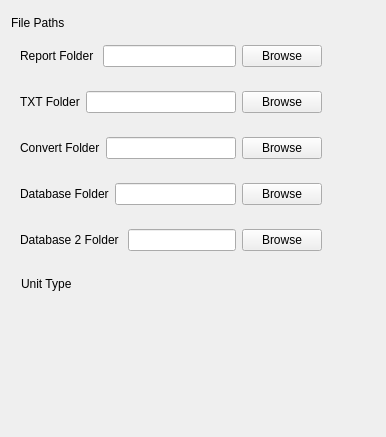
                <widget class="QWidget" name="prefrenceTab">
                 <attribute name="title">
                  <string>Preferences</string>
                 </attribute>
                 <layout class="QHBoxLayout" name="horizontalLayout_46">
                  <item>
                   <widget class="QWidget" name="fileLocationsWidget" native="true">
                    <property name="maximumSize">
                     <size>
                      <width>800</width>
                      <height>16777215</height>
                     </size>
                    </property>
                    <property name="styleSheet">
                     <string notr="true"/>
                    </property>
                    <layout class="QVBoxLayout" name="verticalLayout_31">
                     <property name="leftMargin">
                      <number>0</number>
                     </property>
                     <property name="topMargin">
                      <number>5</number>
                     </property>
                     <property name="rightMargin">
                      <number>0</number>
                     </property>
                     <property name="bottomMargin">
                      <number>20</number>
                     </property>
                     <item>
                      <widget class="QLabel" name="label_13">
                       <property name="text">
                        <string>File Paths</string>
                       </property>
                      </widget>
                     </item>
                     <item>
                      <widget class="QWidget" name="widget_42" native="true">
                       <layout class="QHBoxLayout" name="horizontalLayout_32">
                        <item>
                         <widget class="QLabel" name="label_55">
                          <property name="text">
                           <string>Report Folder </string>
                          </property>
                         </widget>
                        </item>
                        <item>
                         <widget class="QLineEdit" name="reportPath">
                          <property name="text">
                           <string/>
                          </property>
                          <property name="readOnly">
                           <bool>true</bool>
                          </property>
                         </widget>
                        </item>
                        <item>
                         <widget class="QPushButton" name="reportsPathBtn">
                          <property name="text">
                           <string>Browse</string>
                          </property>
                         </widget>
                        </item>
                       </layout>
                      </widget>
                     </item>
                     <item>
                      <widget class="QWidget" name="widget_43" native="true">
                       <layout class="QHBoxLayout" name="horizontalLayout_33">
                        <item>
                         <widget class="QLabel" name="label_59">
                          <property name="text">
                           <string>TXT Folder</string>
                          </property>
                         </widget>
                        </item>
                        <item>
                         <widget class="QLineEdit" name="txtPath">
                          <property name="readOnly">
                           <bool>true</bool>
                          </property>
                         </widget>
                        </item>
                        <item>
                         <widget class="QPushButton" name="txtPathBtn">
                          <property name="text">
                           <string>Browse</string>
                          </property>
                         </widget>
                        </item>
                       </layout>
                      </widget>
                     </item>
                     <item>
                      <widget class="QWidget" name="widget_48" native="true">
                       <layout class="QHBoxLayout" name="horizontalLayout_37">
                        <item>
                         <widget class="QLabel" name="label_71">
                          <property name="text">
                           <string>Convert Folder</string>
                          </property>
                         </widget>
                        </item>
                        <item>
                         <widget class="QLineEdit" name="convertPath">
                          <property name="readOnly">
                           <bool>true</bool>
                          </property>
                         </widget>
                        </item>
                        <item>
                         <widget class="QPushButton" name="convertedPathBtn">
                          <property name="text">
                           <string>Browse</string>
                          </property>
                         </widget>
                        </item>
                       </layout>
                      </widget>
                     </item>
                     <item>
                      <widget class="QWidget" name="widget_49" native="true">
                       <layout class="QHBoxLayout" name="horizontalLayout_38">
                        <item>
                         <widget class="QLabel" name="label_72">
                          <property name="text">
                           <string>Database Folder</string>
                          </property>
                         </widget>
                        </item>
                        <item>
                         <widget class="QLineEdit" name="dbPath">
                          <property name="readOnly">
                           <bool>true</bool>
                          </property>
                         </widget>
                        </item>
                        <item>
                         <widget class="QPushButton" name="dbPathBtn">
                          <property name="text">
                           <string>Browse</string>
                          </property>
                         </widget>
                        </item>
                       </layout>
                      </widget>
                     </item>
                     <item>
                      <widget class="QWidget" name="widget_10" native="true">
                       <layout class="QHBoxLayout" name="horizontalLayout_47">
                        <item>
                         <widget class="QLabel" name="label_35">
                          <property name="text">
                           <string>Database 2 Folder </string>
                          </property>
                         </widget>
                        </item>
                        <item>
                         <widget class="QLineEdit" name="frontPath"/>
                        </item>
                        <item>
                         <widget class="QPushButton" name="pushButton_6">
                          <property name="text">
                           <string>Browse</string>
                          </property>
                         </widget>
                        </item>
                       </layout>
                      </widget>
                     </item>
                     <item>
                      <widget class="QWidget" name="widget_18" native="true">
                       <property name="minimumSize">
                        <size>
                         <width>0</width>
                         <height>100</height>
                        </size>
                       </property>
                       <widget class="QLabel" name="label_42">
                        <property name="geometry">
                         <rect>
                          <x>10</x>
                          <y>10</y>
                          <width>110</width>
                          <height>16</height>
                         </rect>
                        </property>
                        <property name="text">
                         <string>Unit Type</string>
                        </property>
                       </widget>
                      </widget>
                     </item>
                     <item>
                      <spacer name="verticalSpacer_10">
                       <property name="orientation">
                        <enum>Qt::Vertical</enum>
                       </property>
                       <property name="sizeHint" stdset="0">
                        <size>
                         <width>20</width>
                         <height>40</height>
                        </size>
                       </property>
                      </spacer>
                     </item>
                    </layout>
                   </widget>
                  </item>
                  <item>
                   <widget class="QWidget" name="widget_16" native="true">
                    <layout class="QVBoxLayout" name="verticalLayout_22">
                     <item>
                      <widget class="QWidget" name="widget_17" native="true">
                       <layout class="QHBoxLayout" name="horizontalLayout_20"/>
                      </widget>
                     </item>
                     <item>
                      <spacer name="verticalSpacer_8">
                       <property name="orientation">
                        <enum>Qt::Vertical</enum>
                       </property>
                       <property name="sizeHint" stdset="0">
                        <size>
                         <width>20</width>
                         <height>40</height>
                        </size>
                       </property>
                      </spacer>
                     </item>
                    </layout>
                   </widget>
                  </item>
                 </layout>
                </widget>
